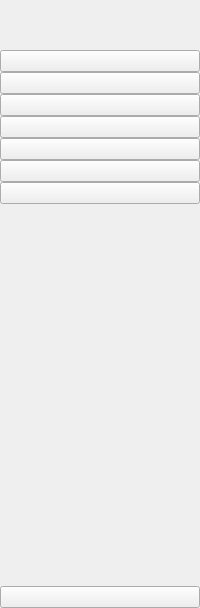
         <widget class="QWidget" name="icon" native="true">
          <layout class="QVBoxLayout" name="verticalLayout_3">
           <property name="spacing">
            <number>0</number>
           </property>
           <property name="leftMargin">
            <number>0</number>
           </property>
           <property name="topMargin">
            <number>0</number>
           </property>
           <property name="rightMargin">
            <number>0</number>
           </property>
           <property name="bottomMargin">
            <number>0</number>
           </property>
           <item>
            <layout class="QHBoxLayout" name="horizontalLayout_2">
             <item>
              <widget class="QLabel" name="label">
               <property name="minimumSize">
                <size>
                 <width>50</width>
                 <height>50</height>
                </size>
               </property>
               <property name="maximumSize">
                <size>
                 <width>50</width>
                 <height>50</height>
                </size>
               </property>
               <property name="text">
                <string/>
               </property>
               <property name="pixmap">
                <pixmap resource="resource.qrc">:/icon/icon/Logo(100x100).png</pixmap>
               </property>
               <property name="scaledContents">
                <bool>true</bool>
               </property>
              </widget>
             </item>
            </layout>
           </item>
           <item>
            <layout class="QVBoxLayout" name="verticalLayout">
             <property name="spacing">
              <number>0</number>
             </property>
             <item>
              <widget class="QPushButton" name="titleBtn_1">
               <property name="text">
                <string/>
               </property>
               <property name="icon">
                <iconset resource="resource.qrc">
                 <normaloff>:/icon/icon/free-icon-book-9193009.png</normaloff>:/icon/icon/free-icon-book-9193009.png</iconset>
               </property>
               <property name="iconSize">
                <size>
                 <width>20</width>
                 <height>20</height>
                </size>
               </property>
               <property name="checkable">
                <bool>true</bool>
               </property>
               <property name="autoExclusive">
                <bool>true</bool>
               </property>
              </widget>
             </item>
             <item>
              <widget class="QPushButton" name="incomeBtn_1">
               <property name="text">
                <string/>
               </property>
               <property name="icon">
                <iconset resource="resource.qrc">
                 <normaloff>:/icon/icon/free-icon-coin-550650.png</normaloff>:/icon/icon/free-icon-coin-550650.png</iconset>
               </property>
               <property name="iconSize">
                <size>
                 <width>20</width>
                 <height>20</height>
                </size>
               </property>
               <property name="checkable">
                <bool>true</bool>
               </property>
               <property name="autoExclusive">
                <bool>true</bool>
               </property>
              </widget>
             </item>
             <item>
              <widget class="QPushButton" name="scheduleBtn_1">
               <property name="text">
                <string/>
               </property>
               <property name="icon">
                <iconset resource="resource.qrc">
                 <normaloff>:/icon/icon/free-icon-clock-2902894.png</normaloff>:/icon/icon/free-icon-clock-2902894.png</iconset>
               </property>
               <property name="iconSize">
                <size>
                 <width>20</width>
                 <height>20</height>
                </size>
               </property>
               <property name="checkable">
                <bool>true</bool>
               </property>
               <property name="autoExclusive">
                <bool>true</bool>
               </property>
              </widget>
             </item>
             <item>
              <widget class="QPushButton" name="socialNetworksBtn_1">
               <property name="text">
                <string/>
               </property>
               <property name="icon">
                <iconset resource="resource.qrc">
                 <normaloff>:/icon/icon/free-icon-social-media-9351311.png</normaloff>:/icon/icon/free-icon-social-media-9351311.png</iconset>
               </property>
               <property name="iconSize">
                <size>
                 <width>20</width>
                 <height>20</height>
                </size>
               </property>
               <property name="checkable">
                <bool>true</bool>
               </property>
               <property name="autoExclusive">
                <bool>true</bool>
               </property>
              </widget>
             </item>
             <item>
              <widget class="QPushButton" name="fileSharingBtn_1">
               <property name="text">
                <string/>
               </property>
               <property name="icon">
                <iconset resource="resource.qrc">
                 <normaloff>:/icon/icon/free-icon-file-sharing-10004135.png</normaloff>:/icon/icon/free-icon-file-sharing-10004135.png</iconset>
               </property>
               <property name="iconSize">
                <size>
                 <width>20</width>
                 <height>20</height>
                </size>
               </property>
               <property name="checkable">
                <bool>true</bool>
               </property>
               <property name="autoExclusive">
                <bool>true</bool>
               </property>
              </widget>
             </item>
             <item>
              <widget class="QPushButton" name="accountBtn_1">
               <property name="text">
                <string/>
               </property>
               <property name="icon">
                <iconset resource="resource.qrc">
                 <normaloff>:/icon/icon/person.png</normaloff>:/icon/icon/person.png</iconset>
               </property>
               <property name="iconSize">
                <size>
                 <width>20</width>
                 <height>20</height>
                </size>
               </property>
               <property name="checkable">
                <bool>true</bool>
               </property>
               <property name="autoExclusive">
                <bool>true</bool>
               </property>
              </widget>
             </item>
             <item>
              <widget class="QPushButton" name="translateBtn_1">
               <property name="text">
                <string/>
               </property>
               <property name="icon">
                <iconset resource="resource.qrc">
                 <normaloff>:/icon/icon/education.png</normaloff>:/icon/icon/education.png</iconset>
               </property>
               <property name="iconSize">
                <size>
                 <width>20</width>
                 <height>20</height>
                </size>
               </property>
               <property name="checkable">
                <bool>true</bool>
               </property>
               <property name="autoExclusive">
                <bool>true</bool>
               </property>
              </widget>
             </item>
            </layout>
           </item>
           <item>
            <spacer name="verticalSpacer">
             <property name="orientation">
              <enum>Qt::Vertical</enum>
             </property>
             <property name="sizeHint" stdset="0">
              <size>
               <width>20</width>
               <height>382</height>
              </size>
             </property>
            </spacer>
           </item>
           <item>
            <widget class="QPushButton" name="aboutUs_1">
             <property name="text">
              <string/>
             </property>
             <property name="icon">
              <iconset resource="resource.qrc">
               <normaloff>:/icon/icon/info.png</normaloff>:/icon/icon/info.png</iconset>
             </property>
             <property name="iconSize">
              <size>
               <width>20</width>
               <height>20</height>
              </size>
             </property>
             <property name="checkable">
              <bool>true</bool>
             </property>
             <property name="autoExclusive">
              <bool>true</bool>
             </property>
            </widget>
           </item>
          </layout>
         </widget>
